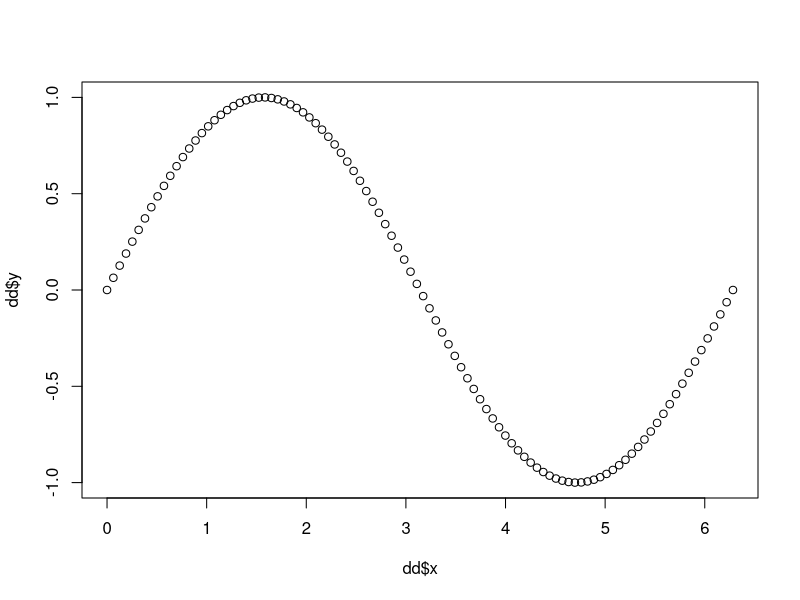

Here is the R script that generated this plot:
## ---- chunk 1
# Some code will go here

dd <- data.frame(x = seq(0, 2*pi, length.out = 100))
dd$y <- sin(dd$x)
plot(dd$x, dd$y, type = "b")
